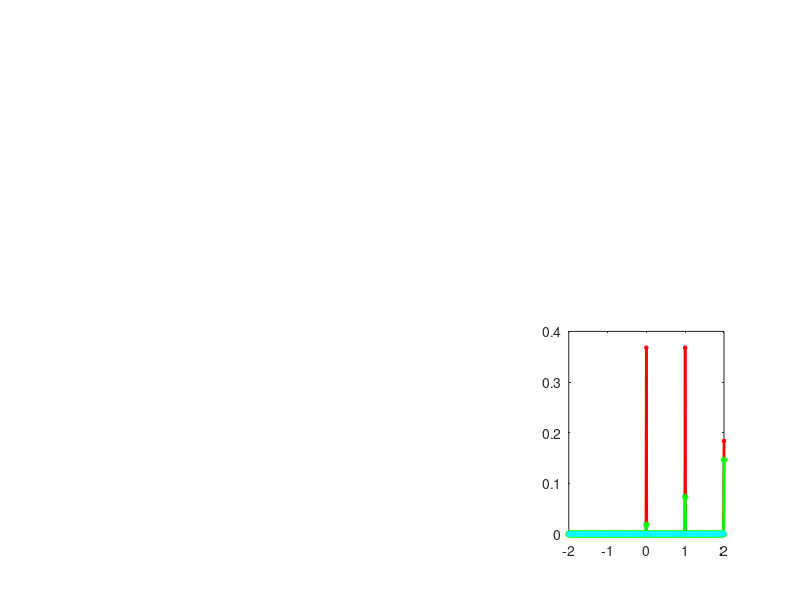

Write the MATLAB code that produced this figure. (Note: this script raises an error after producing the figure.)
clc;
clear all();
close all();
q1=1 %case 1
q2=4 %case 2
q3=10 %case 3
xd = -2:0.01:2; %Range of x
subplot(2,3,6)
%poisspdf is inbuilt octave function to plot poisson distribution
plot(xd,poisspdf (xd, q1),"marker",'+',"markersize",3,'r','LineWidth',2,xd,poisspdf (xd,
q2),"marker",'o',"markersize",3,'g','LineWidth',2,xd,poisspdf (xd,
q3),"marker",'*',"markersize",3,'c','LineWidth',2); %poisspdf is inbuilt octave function to plot poisson
distribution
legend ({"Case 1", "Case 2","Case 3"});
legend hide
legend show
axis ([-1 3 -0.1 0.4])
grid on;
xlabel('OBSERVATION')
ylabel('PROBABILITY DISTRIBUTION')
title('Que-1(d) POISSION DISTRIBUTION')
set(gca,'FontSize',16);
